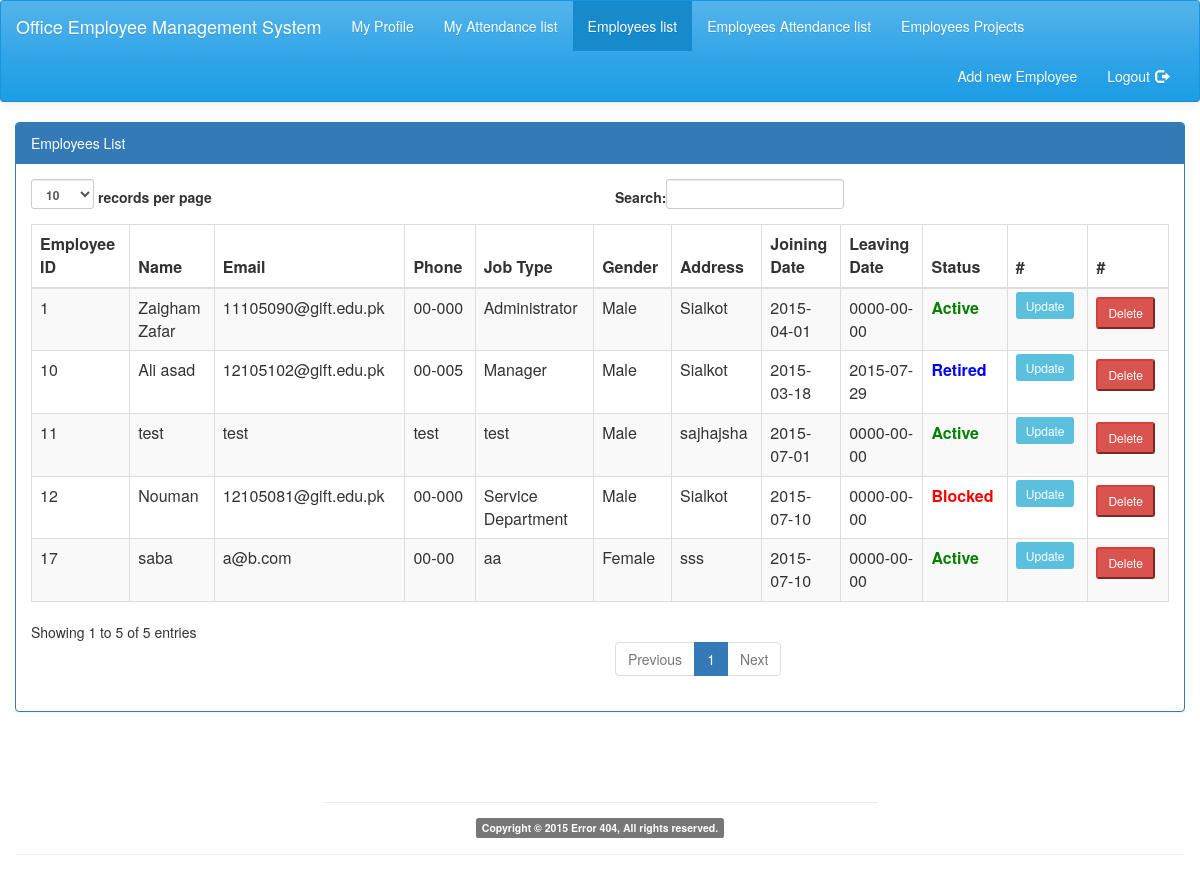
The app's page /index.php?page=employeeslist (signed in) with its own data.
### tables this page shows
CREATE TABLE IF NOT EXISTS `employees` (
  `id` int(11) NOT NULL,
  `name` varchar(30) NOT NULL,
  `phone` varchar(20) NOT NULL,
  `email` text NOT NULL,
  `jobtype` varchar(20) NOT NULL,
  `gender` varchar(10) NOT NULL,
  `address` varchar(50) NOT NULL,
  `added_by` int(11) NOT NULL,
  `Join_Date` date NOT NULL,
  `Lev_Date` date DEFAULT NULL,
  `status` char(1) NOT NULL,
  `client` varchar(30) DEFAULT NULL,
  `clientc` varchar(50) DEFAULT NULL,
  `project` varchar(50) DEFAULT NULL,
  `image` varchar(50) NOT NULL
);

### index.php (called while the page is built, shortened)
<?php
require("helpers.php");
if(isset($_GET['page']))
{
    $page = $_GET['page'];
}
else
    $page = "home";
render($page);
?>

### views/employeeslist.php (the view, shortened to what this page needs)
            <div class="row">
                <div class="col-md-12">
                    <div class="panel panel-primary">
                            <div class="panel-heading">
                                 Employees List
                            </div>
                        <div class="panel-body">
                            <div class="table-responsive">
                                <table class="table table-striped table-bordered table-hover" id="dataTables-example">
                                    <thead>
                                        <tr>
                                            <th>Employee ID</th>
                                            <th>Name</th>
                                            <th>Email</th>
                                            <th>Phone</th>
                                            <th>Job Type</th>
                                            <th>Gender</th>
                                            <th>Address</th>
                                            <th>Joining Date</th>
                                            <th>Leaving Date</th>
                                            <th>Status</th>
                                            <?php  if($_SESSION['right']=="A"){ ?>    <th>#</th>
                                            <th>#</th> <?php } ?>
                                        </tr>
                                    </thead>
                                    <tbody><div id="data">
                                            <?php
                                    $result=query("select * from employees");
                                            while($row=mysql_fetch_array($result))
                                            {
                                                $check=$row['Lev_Date'];
                                                $status=$row['status'];
                                                  $label="Active";
                                                  $color="green";
                                               if($status=="B")
                                               {
                                                  $label="Blocked";
                                                  $color="red";
                                               }
                                              else if($status=="R")
                                              {   $label="Retired";
                                                  $color="blue";
                                              }
echo "<tr><td>".$row['id']."</td><td id='na'>".$row['name']."</td><td>".$row['email']."</td><td>".$row['phone']."</td><td>".$row['jobtype']."</td>
<td>".$row['gender']."</td><td>".$row['address']."</td>
<td>".$row['Join_Date']."</td><td>".$check."</td>
 <td> <label  style='color:".$color."'>".$label."</label> </td>";
                                                if($_SESSION['right']=="A"){
  echo "<td><a type='button'  class='btn-sm btn-info' href='index.php?page=UpdateEmployee&empdata=".$row['id']."'>
     Update</a> </td>";
     echo "<td><button type='button' class='btn-sm btn-danger' onclick='delete_emp(".$row['id'].");'>
     Delete</button>
  </td>"; } echo" </tr>";
                                                }
                                            ?>
                                         </div>
                                    </tbody>
                                </table>
                            </div>
                        </div>
                    </div>
                 </div>
</div>

### records on screen
employees: id "1", name "Zaigham Zafar", email "11105090@gift.edu.pk", phone "00-000", jobtype "Administrator", gender "Male", address "Sialkot", Join_Date "2015-04-01", Lev_Date "0000-00-00", label "Active"
employees: id "10", name "Ali asad", email "12105102@gift.edu.pk", phone "00-005", jobtype "Manager", gender "Male", address "Sialkot", Join_Date "2015-03-18", Lev_Date "2015-07-29", status "Retired"
employees: id "11", name "test", email "test", phone "test", jobtype "test", gender "Male", address "sajhajsha", Join_Date "2015-07-01", Lev_Date "0000-00-00", label "Active"
employees: id "12", name "Nouman", email "12105081@gift.edu.pk", phone "00-000", jobtype "Service Department", gender "Male", address "Sialkot", Join_Date "2015-07-10", Lev_Date "0000-00-00", status "Blocked"
employees: id "17", name "saba", email "a@b.com", phone "00-00", jobtype "aa", gender "Female", address "sss", Join_Date "2015-07-10", Lev_Date "0000-00-00", label "Active"
